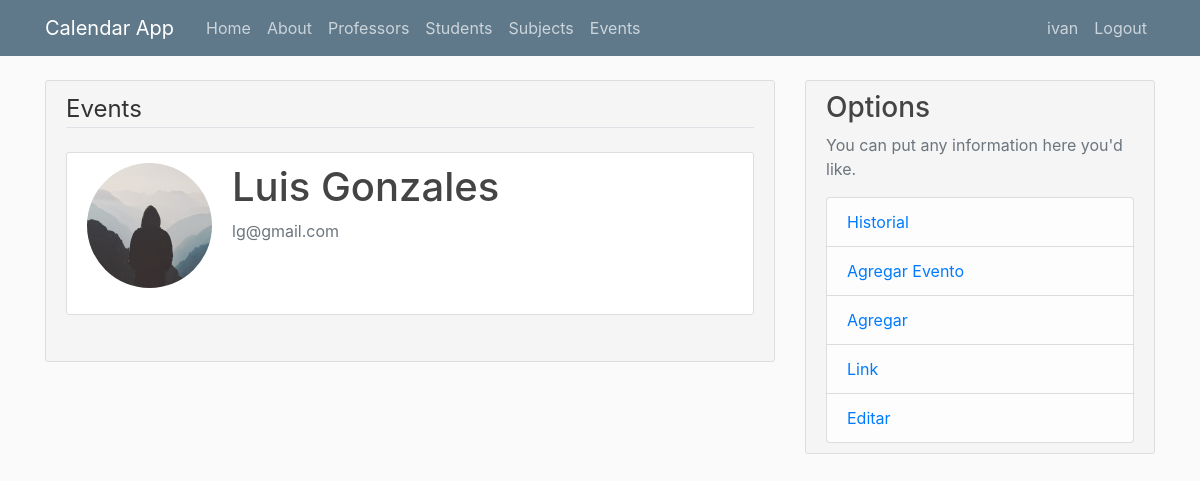
Before: /student?id=1 (signed in) with the older database file.
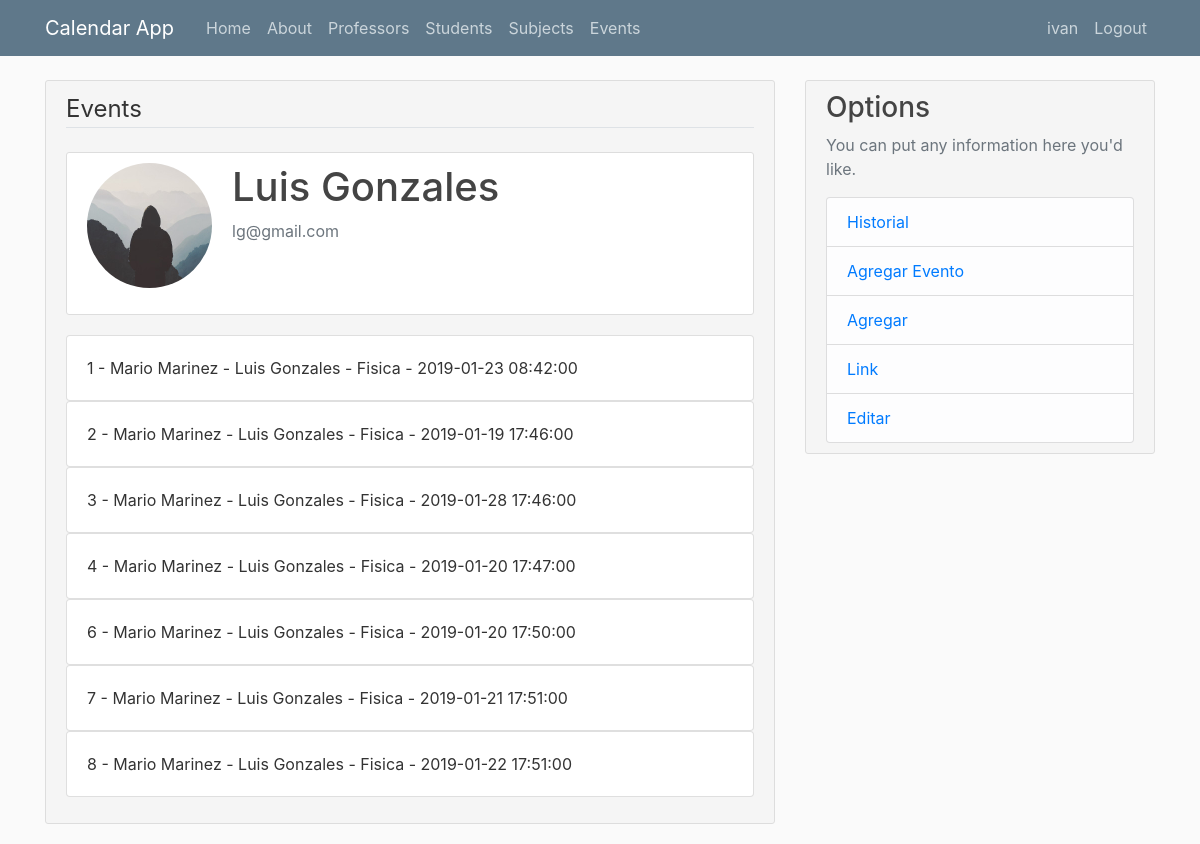
After: the same page with the newer database file.
### flaskcalendar/models.py (models this page shows, shortened)
class Event(db.Model):
    id = db.Column(db.Integer, primary_key=True)
    professor_id = db.Column(db.Integer, db.ForeignKey('professor.id'), nullable=False)
    student_id = db.Column(db.Integer, db.ForeignKey('student.id'), nullable=False)
    subject_id = db.Column(db.Integer, db.ForeignKey('subject.id'), nullable=False)
    author_id =  db.Column(db.Integer, db.ForeignKey('user.id'), nullable=False)
    status = db.Column(db.Boolean, nullable=False,  default=True)
    time = db.Column(db.DateTime, nullable=False, default=datetime.utcnow)

class Professor(db.Model):
    id = db.Column(db.Integer, primary_key=True)
    name = db.Column(db.String(100), nullable=False)
    last_name = db.Column(db.String(100), nullable=False)
    email = db.Column(db.String(120), unique=True, nullable=True)
    phone = db.Column(db.Integer)
    events = db.relationship('Event', backref='professor', lazy=True, cascade="all, delete-orphan")
    subjects = db.relationship('ProfessorSubjects', backref='professor', lazy=True, cascade="all, delete-orphan")
    author_id =  db.Column(db.Integer, db.ForeignKey('user.id'), nullable=False)
    def fullName(self):
        return f"{self.name} {self.last_name}"

class Student(db.Model):
    id = db.Column(db.Integer, primary_key=True)
    name = db.Column(db.String(100), nullable=False)
    last_name = db.Column(db.String(100), nullable=False)
    email = db.Column(db.String(120), nullable=True)
    phone = db.Column(db.Integer, nullable=True)
    events = db.relationship('Event', backref='student', lazy=True, cascade="all, delete-orphan")
    author_id =  db.Column(db.Integer, db.ForeignKey('user.id'), nullable=False)
    def fullName(self):
        return f"{self.name} {self.last_name}"

class Subject(db.Model):
    id = db.Column(db.Integer, primary_key=True)
    subject = db.Column(db.String(100), nullable=False)
    events = db.relationship('Event', backref='subject', lazy=True, cascade="all, delete-orphan")
    professors = db.relationship('ProfessorSubjects', backref='subject', lazy=True, cascade="all, delete-orphan")
    author_id =  db.Column(db.Integer, db.ForeignKey('user.id'), nullable=False)

### flaskcalendar/students/routes.py (the view)
@studentsAPP.route("/student")
def student():
    if request.method == 'GET' and request.args.get('id'):
        student_id = int(request.args.get('id'))
        instance = Student.query.filter_by(id=student_id, author_id=current_user.id).first()
        if isAuthor(instance):
            return render_template('students/student.html',title=f'{instance.fullName()} Events',instance=instance)
    return redirect(url_for('students.students'))

### flaskcalendar/models.py (called while the page is built)
@login_manager.user_loader
def load_user(user_id):
    return User.query.get(int(user_id))

### flaskcalendar/users/utils.py (called while the page is built)
def isAuthor(instance,current_user=current_user):
    if instance and instance.author_id == current_user.id:
        return True
    else:
        return False

### flaskcalendar/templates/students/student.html (shortened to what this page needs)
{% extends "layout.html" %}
{% block content %}
<div class="content-section">
    <fieldset class="form-group">
        <legend class='border-bottom mb-4'>{{ fullName }} Events</legend>
        <fieldset>
                <div class="content-section" style="background-color:white">
                    <div class="media">
                    <img class="rounded-circle account-img" src="{{  url_for('static',filename='pics/default.jpg') }}">
                    <div class="media-body">
                        <h2 class="account-heading">{{ instance.fullName() }}</h2>
                        <p class="text-secondary">{{ instance.email }}</p>
                    </div>
                </div>
            </fieldset>
            {% for event in instance.events %}
            <div class="card">
                <div class="card-body">
                    {{ event.id }} - {{ event.professor.fullName() }} - {{ event.student.fullName() }} - {{ event.subject.subject }} - {{ event.time }}
                </div>
            </div>
            {% endfor %}
    </fieldset>
</div>
{% endblock content %}

Changed rows visible on the page:
added Event: id "1", professor.fullName "Mario Marinez", student.fullName "Luis Gonzales", subject.subject "Fisica", time "2019-01-23 08:42:00"
added Event: id "2", professor.fullName "Mario Marinez", student.fullName "Luis Gonzales", subject.subject "Fisica", time "2019-01-19 17:46:00"
added Event: id "3", professor.fullName "Mario Marinez", student.fullName "Luis Gonzales", subject.subject "Fisica", time "2019-01-28 17:46:00"
added Event: id "4", professor.fullName "Mario Marinez", student.fullName "Luis Gonzales", subject.subject "Fisica", time "2019-01-20 17:47:00"
added Event: id "6", professor.fullName "Mario Marinez", student.fullName "Luis Gonzales", subject.subject "Fisica", time "2019-01-20 17:50:00"
added Event: id "7", professor.fullName "Mario Marinez", student.fullName "Luis Gonzales", subject.subject "Fisica", time "2019-01-21 17:51:00"
added Event: id "8", professor.fullName "Mario Marinez", student.fullName "Luis Gonzales", subject.subject "Fisica", time "2019-01-22 17:51:00"
